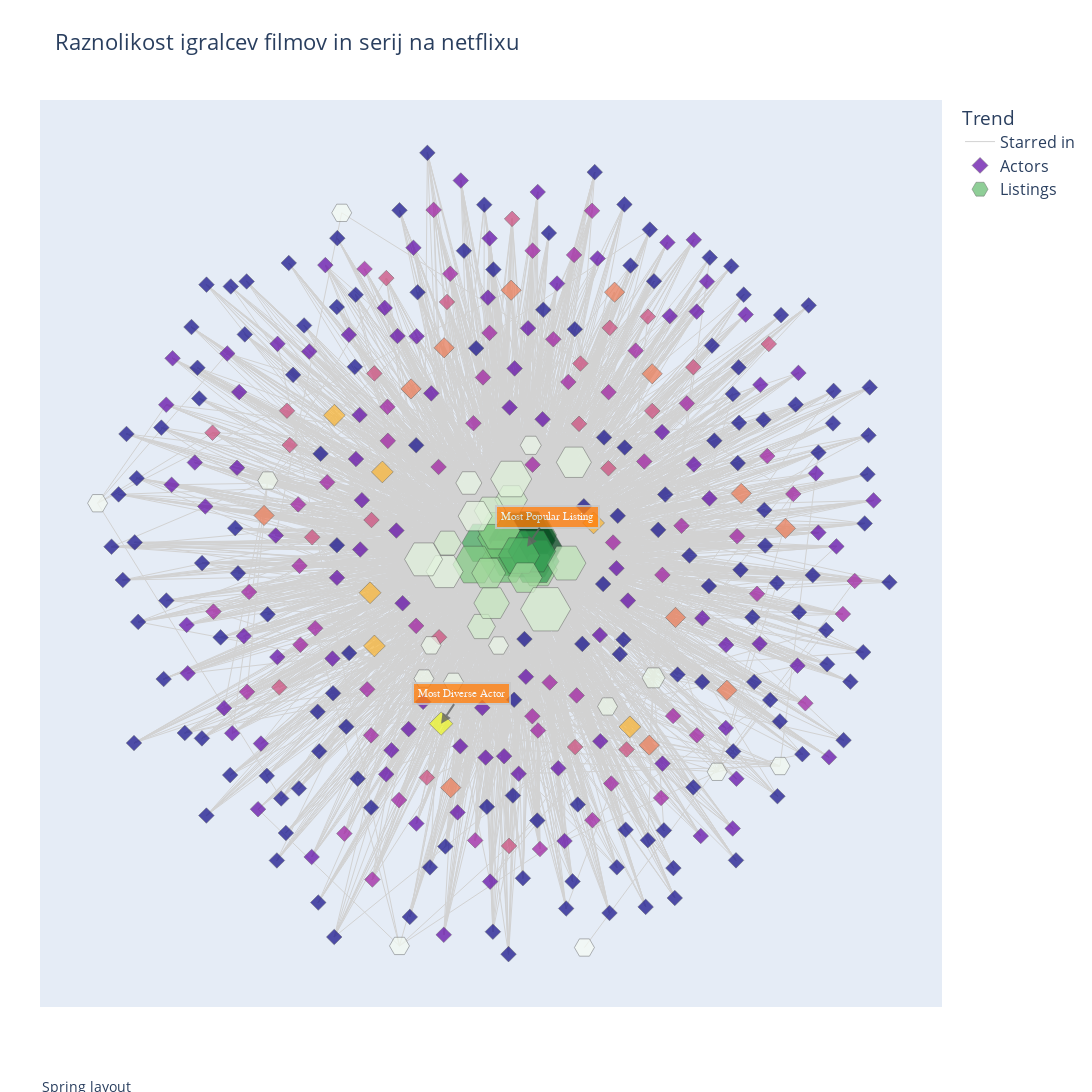

Source (notebook cell):
### Code cell
from plotly.offline import plot, iplot
pos = nx.spring_layout(G_weighted, k=0.9)
#d = dict(nx.degree(G_weighted))
Xv=[pos[k][0] for k in actors]
Yv=[pos[k][1] for k in actors]
for i in range(len(actors)):
    actors[i] = actors[i] + ":\n " + str(listOfDegreesActor[i])

Xv2=[pos[k][0] for k in genres]
Yv2=[pos[k][1] for k in genres]
for i in range(len(genres)):
    genres[i] = genres[i] + ":\n " + str(listOfDegreesGenre[i])

Xed=[]
Yed=[]
for edge in G_weighted.edges:
    Xed+=[pos[edge[0]][0],pos[edge[1]][0], None]
    Yed+=[pos[edge[0]][1],pos[edge[1]][1], None]

axis=dict(showline=False, # hide axis line, grid, ticklabels and  title
          zeroline=False,
          showgrid=False,
          showticklabels=False,
          title=''
          )

width=1300
height=1100
layout=Layout(title= "Raznolikost igralcev filmov in serij na netflixu",
    font= dict(size=16),
    showlegend=True,
    autosize=False,
    width=width,
    height=height,
    xaxis=go.layout.XAxis(axis),
    yaxis=go.layout.YAxis(axis),
    margin=go.layout.Margin(
        l=40,
        r=40,
        b=85,
        t=100,
    ),
    hovermode='closest',
    annotations=[
           dict(
           showarrow=False,
            text='Spring layout',
            xref='paper',
            yref='paper',
            x=0,
            y=-0.1,
            xanchor='left',
            yanchor='bottom',
            font=dict(
            size=14
            )
            )
        ]
    )

edgesTrace=Scatter(
               x=Xed,
               y=Yed,
               mode='lines',
               name='Starred in',
               line=dict(color='rgb(210,210,210)', width=1),
               hoverinfo='none'
               
               )
actorsTrace=Scatter(
               x=Xv,
               y=Yv,
               mode='markers',
               name='Actors',
               marker=dict(
                    symbol='diamond',
                    size=[i*1.2 if(i > 12) else 12 for i in listOfDegreesActor], 
                    showscale=False,
                    reversescale = False,                            
                    color= listOfDegreesActor,
                    line=dict(color='rgb(50,50,50)', width=0.5)
               ),
               text=actors,
               hoverinfo='text'
               )
genresTrace=Scatter(
               x=Xv2,
               y=Yv2,
               mode='markers',
               name='Listings',
               marker=dict(symbol='hexagon2',
                    size=[i/4 if(i>150) else (i/3 if(i > 100) else (i/2 if(i > 50) else (20 if(i <= 20) else i))) for i in listOfDegreesGenre],
                    showscale=False,
                    colorscale="Greens",
                    reversescale = False,                            
                    color= listOfDegreesGenre,
                    line=dict(color='rgb(50,50,50)', width=0.5)
               ),
               text=genres,
               hoverinfo='text'
               )

data1=[edgesTrace, actorsTrace, genresTrace, ]
fig1=Figure(data=data1, layout=layout)
fig1.update_layout(legend_title_text='Trend')
fig1.add_annotation(
        x=pos[mostDiverseActor][0],
        y=pos[mostDiverseActor][1],
        xref="x",
        yref="y",
        text="Most Diverse Actor",
        showarrow=True,
        font=dict(
            family="Courier New, monospace",
            size=11,
            color="#ffffff"
            ),
        align="center",
        arrowhead=2,
        arrowsize=1,
        arrowwidth=2,
        arrowcolor="#636363",
        ax=20,
        ay=-30,
        bordercolor="#c7c7c7",
        borderwidth=2,
        borderpad=4,
        bgcolor="#ff7f0e",
        opacity=0.8
        )
fig1.add_annotation(
        x=pos[mostPopularGenre][0],
        y=pos[mostPopularGenre][1],
        xref="x",
        yref="y",
        text="Most Popular Listing",
        showarrow=True,
        font=dict(
            family="Courier New, monospace",
            size=11,
            color="#ffffff"
            ),
        align="center",
        arrowhead=2,
        arrowsize=1,
        arrowwidth=2,
        arrowcolor="#636363",
        ax=20,
        ay=-30,
        bordercolor="#c7c7c7",
        borderwidth=2,
        borderpad=4,
        bgcolor="#ff7f0e",
        opacity=0.8
        )
iplot(fig1, filename='diversity_actors_netflix-nx')

### Figure 1 — Plotly figure (JSON) as saved in the notebook; plotly's stock layout.template omitted (floating-point values rounded to 4 significant figures; data arrays with more than 128 entries replaced by an {"elided": "..."} marker saying what was removed)
{"data": [{"hoverinfo": "none", "line": {"color": "rgb(210,210,210)", "width": 1}, "mode": "lines", "name": "Starred in", "type": "scatter", "x": {"elided": "9936 float values"}, "y": {"elided": "9936 float values"}}, {"hoverinfo": "text", "marker": {"color": {"elided": "329 int values"}, "line": {"color": "rgb(50,50,50)", "width": 0.5}, "reversescale": false, "showscale": false, "size": {"elided": "329 float values"}, "symbol": "diamond"}, "mode": "markers", "name": "Actors", "text": {"elided": "329 str values"}, "type": "scatter", "x": {"elided": "329 float values"}, "y": {"elided": "329 float values"}}, {"hoverinfo": "text", "marker": {"color": [154, 172, 266, 280, 26, 210, 111, 195, 145, 56, 35, 65, 138, 78, 126, 21, 190, 164, 127, 71, 5, 63, 37, 102, 102, 50, 34, 18, 38, 14, 10, 20, 41, 20, 6, 23, 55, 11, 12, 18, 1, 2], "colorscale": [[0, "rgb(247,252,245)"], [0.125, "rgb(229,245,224)"], [0.25, "rgb(199,233,192)"], [0.375, "rgb(161,217,155)"], [0.5, "rgb(116,196,118)"], [0.625, "rgb(65,171,93)"], [0.75, "rgb(35,139,69)"], [0.875, "rgb(0,109,44)"], [1, "rgb(0,68,27)"]], "line": {"color": "rgb(50,50,50)", "width": 0.5}, "reversescale": false, "showscale": false, "size": [38.5, 43, 66.5, 70, 26, 52.5, 37, 48.75, 48.33, 28, 35, 32.5, 46, 39, 42, 21, 47.5, 41, 42.33, 35.5, 20, 31.5, 37, 34, 34, 50, 34, 20, 38, 20, 20, 20, 41, 20, 20, 23, 27.5, 20, 20, 20, 20, 20], "symbol": "hexagon2"}, "mode": "markers", "name": "Listings", "text": ["Romantic Movies:\n 154", "TV Dramas:\n 172", "Comedies:\n 266", "Dramas:\n 280", "LGBTQ Movies:\n 26", "Action & Adventure:\n 210", "TV Comedies:\n 111", "Independent Movies:\n 195", "Children & Family Movies:\n 145", "Kids' TV:\n 56", "Classic Movies:\n 35", "Cult Movies:\n 65", "Sci-Fi & Fantasy:\n 138", "Music & Musicals:\n 78", "Crime TV Shows:\n 126", "Docuseries:\n 21", "International Movies:\n 190", "Thrillers:\n 164", "International TV Shows:\n 127", "TV Sci-Fi & Fantasy:\n 71", "Science & Nature TV:\n 5", "British TV Shows:\n 63", "TV Thrillers:\n 37", "TV Action & Adventure:\n 102", "Horror Movies:\n 102", "Sports Movies:\n 50", "Documentaries:\n 34", "Anime Series:\n 18", "Romantic TV Shows:\n 38", "Anime Features:\n 14", "TV Shows:\n 10", "Teen TV Shows:\n 20", "TV Horror:\n 41", "Classic & Cult TV:\n 20", "Stand-Up Comedy & Talk Shows:\n 6", "Faith & Spirituality:\n 23", "TV Mysteries:\n 55", "Stand-Up Comedy:\n 11", "Movies:\n 12", "Spanish-Language TV Shows:\n 18", "Korean TV Shows:\n 1", "Reality TV:\n 2"], "type": "scatter", "x": [0.06945, -0.06116, 0.03229, 0.04499, -0.09692, 0.009701, 0.0735, 0.06351, -0.01058, -0.06635, 0.1586, 0.006129, -0.01953, 0.1404, -0.0233, 0.05379, 0.05652, 0.02539, -0.084, -0.04136, -1, -0.04534, -0.1558, -0.04856, 0.04014, 0.09, -0.0815, -0.1343, -0.2069, -0.2061, 0.6601, 0.2406, 0.006177, -0.02451, -0.2656, 0.3525, -0.1487, 0.5073, -0.5858, -0.1887, 0.1843, -0.4062], "y": [0.04553, 0.02679, 0.03238, 0.01732, 0.1687, 0.003001, -0.0372, -0.01715, -0.0172, -0.1717, 0.2178, 0.129, 0.03861, -0.02129, 0.05538, 0.258, 0.006516, -0.003466, -0.02479, -0.1162, 0.1207, 0.1027, -0.04148, -0.04484, -0.05581, -0.1308, 0.09001, -0.303, -0.01244, -0.2951, -0.5026, -0.3614, 0.1781, -0.2168, -0.9293, -0.2934, 0.02615, -0.5163, 0.1745, -0.2163, -0.933, 0.8093]}], "layout": {"annotations": [{"font": {"size": 14}, "showarrow": false, "text": "Spring layout", "x": 0, "xanchor": "left", "xref": "paper", "y": -0.1, "yanchor": "bottom", "yref": "paper"}, {"align": "center", "arrowcolor": "#636363", "arrowhead": 2, "arrowsize": 1, "arrowwidth": 2, "ax": 20, "ay": -30, "bgcolor": "#ff7f0e", "bordercolor": "#c7c7c7", "borderpad": 4, "borderwidth": 2, "font": {"color": "#ffffff", "family": "Courier New, monospace", "size": 11}, "opacity": 0.8, "showarrow": true, "text": "Most Diverse Actor", "x": -0.1643, "xref": "x", "y": -0.4021, "yref": "y"}, {"align": "center", "arrowcolor": "#636363", "arrowhead": 2, "arrowsize": 1, "arrowwidth": 2, "ax": 20, "ay": -30, "bgcolor": "#ff7f0e", "bordercolor": "#c7c7c7", "borderpad": 4, "borderwidth": 2, "font": {"color": "#ffffff", "family": "Courier New, monospace", "size": 11}, "opacity": 0.8, "showarrow": true, "text": "Most Popular Listing", "x": 0.04499, "xref": "x", "y": 0.01732, "yref": "y"}], "autosize": false, "font": {"size": 16}, "height": 1100, "hovermode": "closest", "legend": {"title": {"text": "Trend"}}, "margin": {"b": 85, "l": 40, "r": 40, "t": 100}, "showlegend": true, "title": {"text": "Raznolikost igralcev filmov in serij na netflixu"}, "width": 1300, "xaxis": {"showgrid": false, "showline": false, "showticklabels": false, "title": {"text": ""}, "zeroline": false}, "yaxis": {"showgrid": false, "showline": false, "showticklabels": false, "title": {"text": ""}, "zeroline": false}}}
